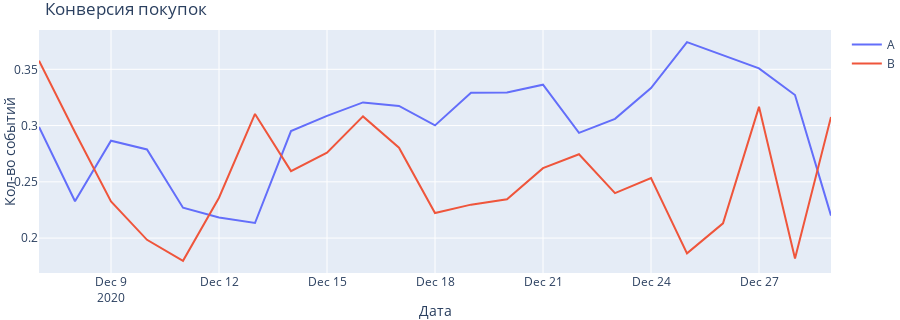

The notebook cell saved with this chart:
### Code cell
my_plot(purchaseA_daily, purchaseB_daily,'Конверсия покупок' )
